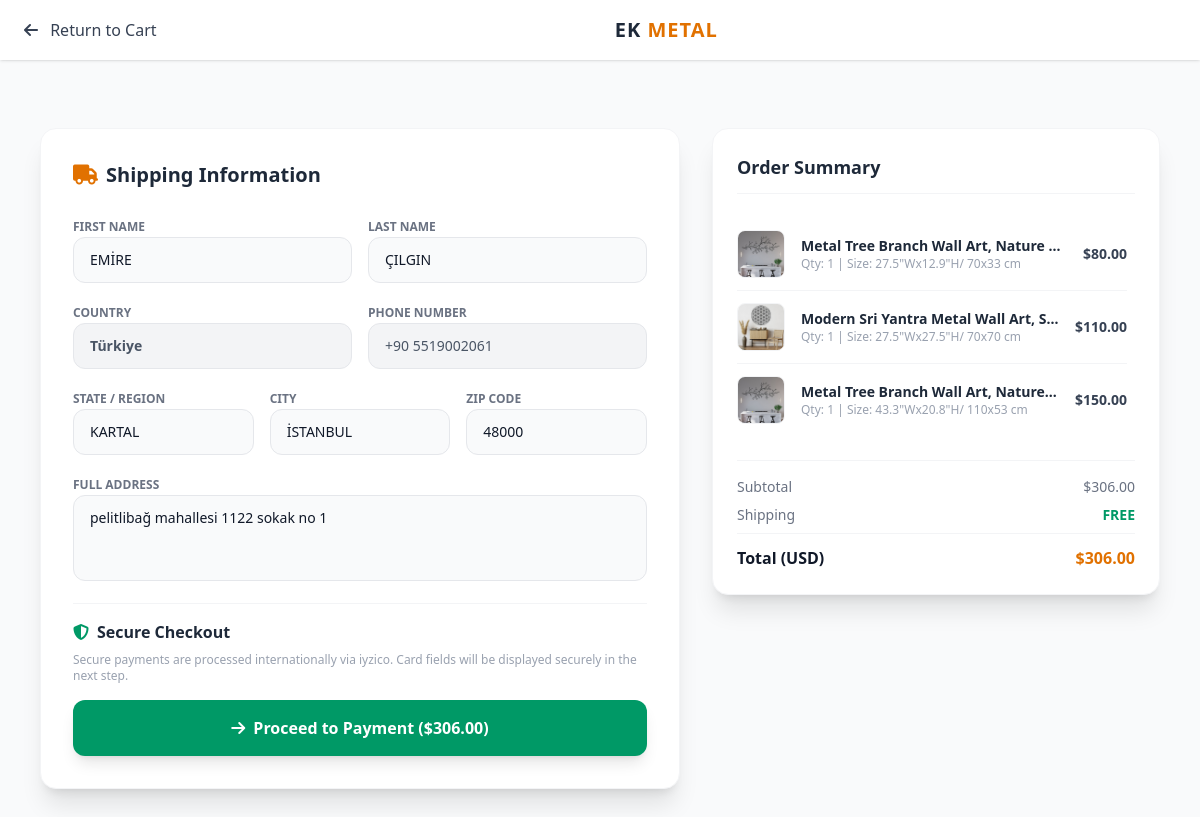
Screenshot of /checkout/ (signed in) with the database file from the repository.
### shop/models.py (models this page shows, shortened)
class Profile(models.Model):
    user = models.OneToOneField(User, on_delete=models.CASCADE, related_name='profile')
    phone_code = models.CharField(max_length=10, blank=True, null=True, default='+1')
    phone_number = models.CharField(max_length=20, blank=True, null=True)
    country = models.CharField(max_length=100, blank=True, null=True)
    state = models.CharField(max_length=100, blank=True, null=True, verbose_name="State / Region")
    city = models.CharField(max_length=100, blank=True, null=True)
    zip_code = models.CharField(max_length=20, blank=True, null=True, verbose_name="ZIP / Postal Code")
    address_line = models.TextField(blank=True, null=True, verbose_name="Full Address")

class CartItem(models.Model):
    cart = models.ForeignKey(Cart, on_delete=models.CASCADE, related_name='items', verbose_name="Cart")
    product = models.ForeignKey(Product, on_delete=models.CASCADE, verbose_name="Product")
    variant = models.ForeignKey(ProductVariant, on_delete=models.SET_NULL, null=True, blank=True, verbose_name="Selected Variant")
    quantity = models.PositiveIntegerField(default=1, verbose_name="Quantity")
    def get_item_total(self):
        if self.variant:
            return self.variant.price_impact * self.quantity
        base = self.product.discount_price if self.product.discount_price else self.product.price
        return base * self.quantity

class Product(models.Model):
    category = models.ForeignKey(Category, on_delete=models.CASCADE, related_name='products', verbose_name="Category")
    title = models.CharField(max_length=200, verbose_name="Product Title")
    description = models.TextField(verbose_name="Product Description")
    description_features = models.TextField(blank=True, null=True, verbose_name="2. Açıklama (Kutulara Gidecek Kurumsal Metin)")
    price = models.DecimalField(max_digits=10, decimal_places=2, verbose_name="Base Price (Smallest Size)")
    discount_price = models.DecimalField(max_digits=10, decimal_places=2, null=True, blank=True, verbose_name="Discounted Base Price")
    stock = models.IntegerField(default=0, verbose_name="Stock Quantity")
    main_image = models.ImageField(upload_to='products/main/', verbose_name="Main Image")
    video = models.FileField(upload_to='products/videos/', null=True, blank=True, verbose_name="Product Video (Optional)")
    is_active = models.BooleanField(default=True, verbose_name="Is Active?")
    created_at = models.DateTimeField(auto_now_add=True, verbose_name="Created At")
    class Meta:
        verbose_name = "Product"
        verbose_name_plural = "Products"

class ProductVariant(models.Model):
    product = models.ForeignKey(Product, on_delete=models.CASCADE, related_name='variants', verbose_name="Product")
    size = models.CharField(max_length=50, help_text="e.g., 20x28 inches, 40x60 inches", verbose_name="Size / Dimensions")
    price_impact = models.DecimalField(max_digits=10, decimal_places=2, default=0.00, verbose_name="Price Impact (+$)")
    class Meta:
        verbose_name = "Product Size Variant"
        verbose_name_plural = "Product Size Variants"

### shop/views.py (the view, shortened to what this page needs)
# urls.py: path('checkout/', views.checkout_view, name='checkout'),
@login_required(login_url='/login/')
def checkout_view(request):
    try:
        cart = request.user.cart
    except Cart.DoesNotExist:
        messages.error(request, "Your cart is empty!")
        return redirect('cart_detail')
    if not cart.items.exists():
        messages.error(request, "Your cart is empty!")
        return redirect('cart_detail')
    profile = request.user.profile
    total_price = cart.get_total_price()
    context = {
        'cart': cart,
        'profile': profile,
        'total_price': total_price
    }
    return render(request, 'shop/checkout.html', context)

### shop/context_processors.py (called while the page is built)
def cart_item_count(request):
    if not request.user.is_authenticated:
        return {'cart_items_total': 0}
    try:
        cart = Cart.objects.get(user=request.user)
        total_items = sum(item.quantity for item in cart.items.all())
        return {'cart_items_total': total_items}
    except Cart.DoesNotExist:
        return {'cart_items_total': 0}

### shop/models.py (called while the page is built)
    def get_subtotal_price(self):
        return sum(item.get_item_total() for item in self.items.all())

    def get_discount_amount(self):
        subtotal = self.get_subtotal_price()
        if self.coupon:
            return (subtotal * self.coupon.discount_percent) / 100
        return 0

    def get_total_price(self):
        subtotal = self.get_subtotal_price()
        discount = self.get_discount_amount()
        return max(0, subtotal - discount)

### shop/templates/shop/checkout.html (shortened to what this page needs)
<!DOCTYPE html>
<html lang="en">
<head>
    <script src="https://cdn.jsdelivr.net/npm/@tailwindcss/browser@4"></script>
    <link rel="stylesheet" href="https://cdnjs.cloudflare.com/ajax/libs/font-awesome/6.4.0/css/all.min.css">
</head>
<body class="bg-gray-50 text-gray-900 font-sans pt-24">
    <nav class="fixed top-0 left-0 w-full bg-white shadow-sm z-50 px-6 py-4 flex justify-between items-center">
        <a href="/cart/" class="text-gray-700 hover:text-amber-600 font-medium transition"><i class="fa-solid fa-arrow-left mr-2"></i> Return to Cart</a>
        <a href="/" class="text-xl font-bold tracking-wider text-gray-800">EK <span class="text-amber-600">METAL</span></a>
    </nav>
    <main class="max-w-6xl mx-auto px-4 py-8">
        <div class="grid grid-cols-1 lg:grid-cols-12 gap-8">
            <div class="lg:col-span-7 space-y-6">
                <div class="bg-white p-6 md:p-8 rounded-2xl shadow-xl border border-gray-100">
                    <h2 class="text-xl font-black text-gray-800 mb-6 flex items-center gap-2">
                        <i class="fa-solid fa-truck text-amber-600"></i> Shipping Information
                    </h2>
                    <form id="payment-form" action="{% url 'checkout' %}" method="POST" class="space-y-4">
                        <div class="grid grid-cols-1 sm:grid-cols-2 gap-4">
                            <div class="space-y-1">
                                <label class="text-xs font-bold text-gray-500 uppercase">First Name</label>
                                <input type="text" name="first_name" value="{{ request.user.first_name }}" class="w-full bg-gray-50 border border-gray-200 rounded-xl px-4 py-3 text-sm focus:outline-amber-600 font-medium" required>
                            </div>
                            <div class="space-y-1">
                                <label class="text-xs font-bold text-gray-500 uppercase">Last Name</label>
                                <input type="text" name="last_name" value="{{ request.user.last_name }}" class="w-full bg-gray-50 border border-gray-200 rounded-xl px-4 py-3 text-sm focus:outline-amber-600 font-medium" required>
                            </div>
                        </div>
                        <div class="grid grid-cols-1 sm:grid-cols-2 gap-4">
                            <div class="space-y-1">
                                <label class="text-xs font-bold text-gray-500 uppercase">Country</label>
                                <input type="text" name="country" value="{{ profile.country|default:'' }}" class="w-full bg-gray-100 border border-gray-200 rounded-xl px-4 py-3 text-sm text-gray-600 font-bold" readonly>
                            </div>
                            <div class="space-y-1">
                                <label class="text-xs font-bold text-gray-500 uppercase">Phone Number</label>
                                <input type="text" name="phone_number" value="{{ profile.phone_code }} {{ profile.phone_number }}" class="w-full bg-gray-100 border border-gray-200 rounded-xl px-4 py-3 text-sm text-gray-600 font-medium" readonly>
                            </div>
                        </div>
                        <div class="grid grid-cols-1 sm:grid-cols-3 gap-4">
                            <div class="space-y-1">
                                <label class="text-xs font-bold text-gray-500 uppercase">State / Region</label>
                                <input type="text" name="state" value="{{ profile.state|default:'' }}" class="w-full bg-gray-50 border border-gray-200 rounded-xl px-4 py-3 text-sm focus:outline-amber-600 font-medium" required>
                            </div>
                            <div class="space-y-1">
                                <label class="text-xs font-bold text-gray-500 uppercase">City</label>
                                <input type="text" name="city" value="{{ profile.city|default:'' }}" class="w-full bg-gray-50 border border-gray-200 rounded-xl px-4 py-3 text-sm focus:outline-amber-600 font-medium" required>
                            </div>
                            <div class="space-y-1">
                                <label class="text-xs font-bold text-gray-500 uppercase">ZIP Code</label>
                                <input type="text" name="zip_code" value="{{ profile.zip_code|default:'' }}" class="w-full bg-gray-50 border border-gray-200 rounded-xl px-4 py-3 text-sm focus:outline-amber-600 font-medium" required>
                            </div>
                        </div>
                        <div class="space-y-1">
                            <label class="text-xs font-bold text-gray-500 uppercase">Full Address</label>
                            <textarea name="address_line" rows="3" class="w-full bg-gray-50 border border-gray-200 rounded-xl px-4 py-3 text-sm focus:outline-amber-600 font-medium resize-none" required>{{ profile.address_line|default:'' }}</textarea>
                        </div>
                        <div class="pt-4 border-t border-gray-100">
                            <h3 class="text-md font-black text-gray-800 mb-2 flex items-center gap-2">
                                <i class="fa-solid fa-shield-halved text-emerald-600"></i> Secure Checkout
                            </h3>
                            <p class="text-xs text-gray-400">Secure payments are processed internationally via iyzico. Card fields will be displayed securely in the next step.</p>
                        </div>
                        <button type="submit" class="w-full bg-emerald-600 text-white py-4 rounded-xl font-bold hover:bg-emerald-700 transition shadow-lg mt-4 flex items-center justify-center gap-2 cursor-pointer">
                            <i class="fa-solid fa-arrow-right"></i> Proceed to Payment (${{ total_price }})
                        </button>
                    </form>
                </div>
            </div>
            <div class="lg:col-span-5">
                <div class="bg-white p-6 rounded-2xl shadow-xl border border-gray-100 sticky top-28 space-y-6">
                    <h2 class="text-lg font-black text-gray-800 border-b border-gray-100 pb-3">Order Summary</h2>
                    <div class="divide-y divide-gray-100 max-h-64 overflow-y-auto pr-2">
                        {% for item in cart.items.all %}
                        <div class="flex items-center gap-4 py-3">
                            <img src="{{ item.product.main_image.url }}" class="w-12 h-12 rounded-lg object-cover border border-gray-100">
                            <div class="flex-1 min-w-0">
                                <h4 class="text-sm font-bold text-gray-800 truncate">{{ item.product.title }}</h4>
                                <p class="text-xs text-gray-400">
                                    Qty: {{ item.quantity }}
                                    {% if item.variant %}| Size: {{ item.variant.size }}{% endif %}
                                </p>
                            </div>
                            <span class="text-sm font-black text-gray-700">${{ item.get_item_total }}</span>
                        </div>
                        {% endfor %}
                    </div>
                    <div class="space-y-2 text-sm border-t border-gray-100 pt-4">
                        <div class="flex justify-between text-gray-500">
                            <span>Subtotal</span>
                            <span class="font-medium">${{ total_price }}</span>
                        </div>
                        <div class="flex justify-between text-gray-500">
                            <span>Shipping</span>
                            <span class="text-emerald-600 font-bold">FREE</span>
                        </div>
                        <div class="flex justify-between text-base font-black text-gray-900 border-t border-gray-100 pt-3">
                            <span>Total (USD)</span>
                            <span class="text-amber-600">${{ total_price }}</span>
                        </div>
                    </div>
                </div>
            </div>
        </div>
    </main>
</body>
</html>

### rows the page displays
Profile: country "Türkiye", phone_number "+90 5519002061", state "KARTAL", city "İSTANBUL", zip_code "48000", address_line "pelitlibağ mahallesi 1122 sokak no 1"
CartItem: product.main_image (picture), product "Metal Tree Branch Wall Art, Nature…", quantity "1", variant.size "27.5\"Wx12.9\"H/ 70x33 cm", get_item_total "80.00"
CartItem: product.main_image (picture), product "Modern Sri Yantra Metal Wall Art, S…", quantity "1", variant.size "27.5\"Wx27.5\"H/ 70x70 cm", get_item_total "110.00"
CartItem: product.main_image (picture), product "Metal Tree Branch Wall Art, Nature…", quantity "1", variant.size "43.3\"Wx20.8\"H/ 110x53 cm", get_item_total "150.00"

### other values shown
{{ total_price }} "306.00"
